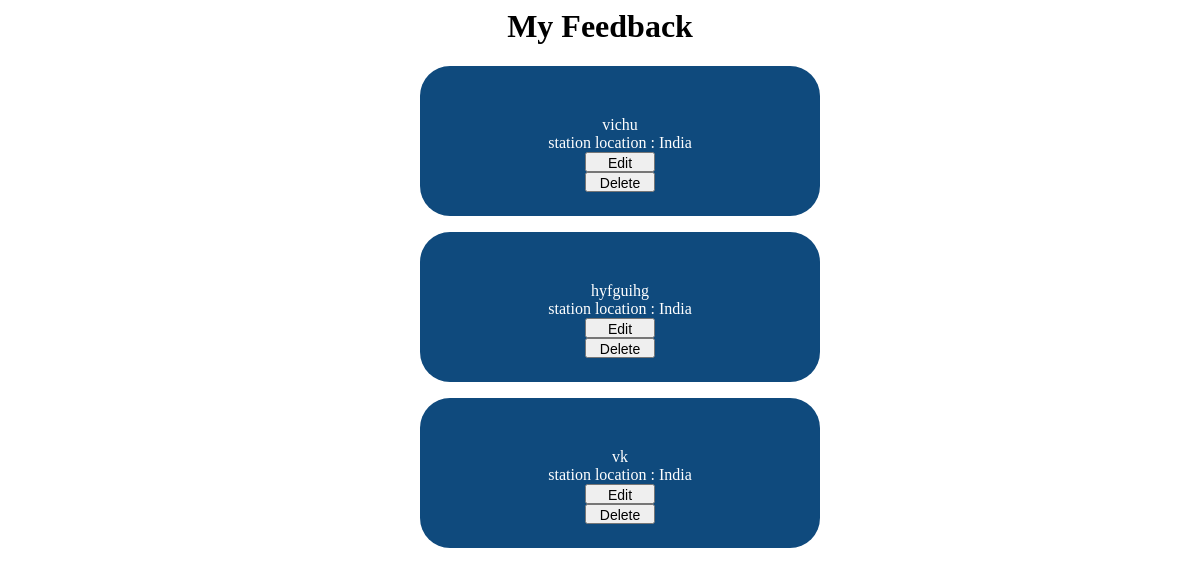
The page /user_feedback/ (signed in) on the database as committed earlier.
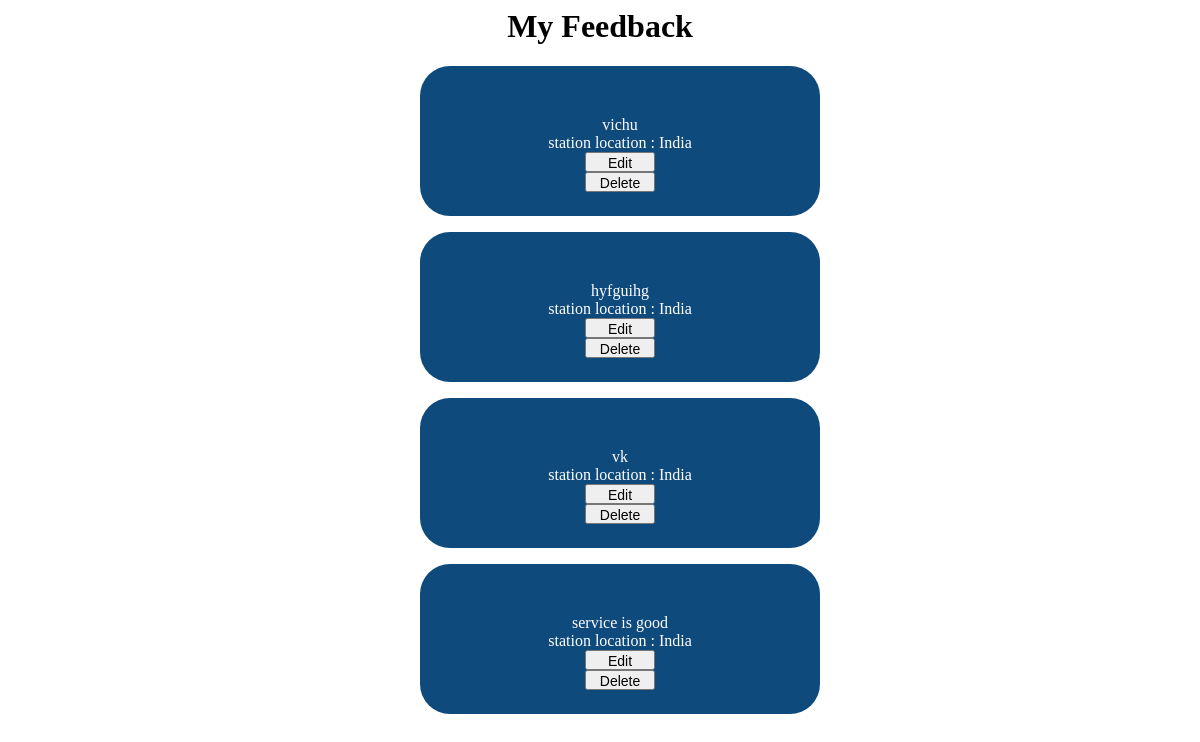
The same page on the database as committed later.
### app/models.py (models this page shows)
class feedback(models.Model):
    login_id = models.ForeignKey(Login,on_delete=models.CASCADE)
    feedback = models.TextField(blank=True,null=True)
    station_id = models.ForeignKey(Station,on_delete=models.CASCADE)
    current_date = models.DateField(auto_now_add=True)

class Station(models.Model):
    state=models.CharField(max_length=60)
    district=models.CharField(max_length=60)
    city=models.CharField(max_length=60)
    location=models.CharField(max_length=60)
    fare=models.CharField(max_length=60, null=True, blank=True)
    login_id=models.ForeignKey(Login,on_delete=models.CASCADE)

### app/views.py (the view)
# urls.py: path('user_feedback/', views.user_feedback, name='user_feedback'),
def user_feedback(request):
    user_id = request.session.get('user_id')
    a=get_object_or_404(Login,id=user_id)
    feedback_entries = feedback.objects.filter(login_id=a)
    return render(request, 'user_feedback.html', {'feedback_entries': feedback_entries})

### app/templates/user_feedback.html (shortened to what this page needs)
<html>
<head>
</head>
<body>
    <center>
        <h1>My Feedback</h1>
        {% for feedback in feedback_entries %}
        <ul style="list-style: none;">
            <div >
                <li >{{ feedback.feedback }} <br> station location : {{ feedback.station_id.location }}</li>
                <li>
                    <a href="{% url 'edit_feedback' feedback.id %}">
                        <button style="width: 70px; height: 20px; font-size: 14px;">Edit</button>
                    </a>
                </li>
                <li>
                    <a href="{% url 'delete_feedback' feedback.id %}">
                        <button style="width: 70px; height: 20px; font-size: 14px;">Delete</button>
                    </a>
                </li>
            </div>
        </ul>
        {% endfor %}
    </center>
</body>
</html>

Rows that differ between the two databases and show on the page:
added feedback: feedback "service is good", station_id.location "India"
